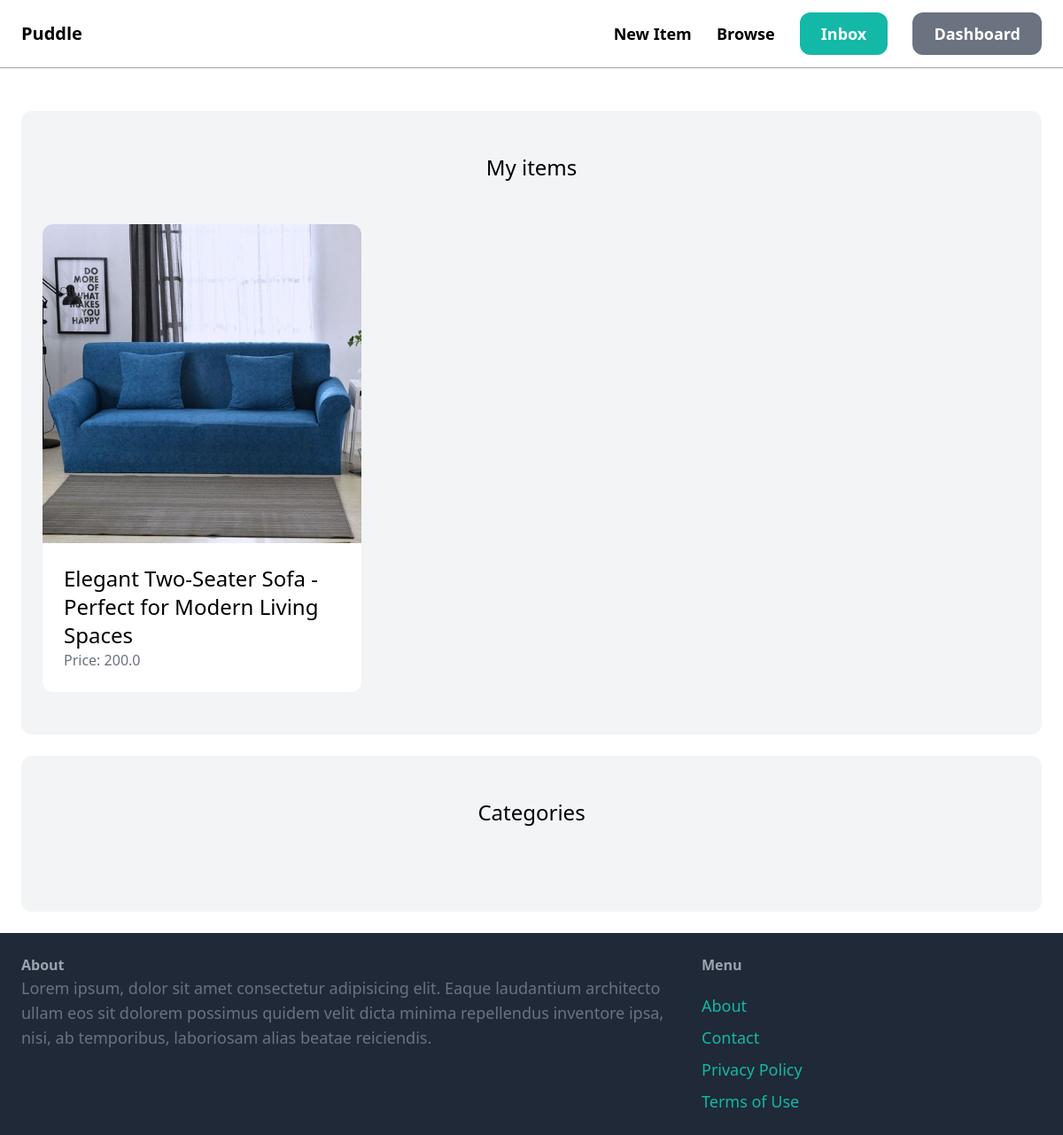
The app's page /dashboard/ (signed in) with its own data.
### item/models.py (models this page shows, shortened)
class Item(models.Model):
    category = models.ForeignKey(Category, related_name='items', on_delete=models.CASCADE)
    name = models.CharField(max_length=255)
    description = models.TextField(blank=True, null=True)
    price = models.FloatField()
    image = models.ImageField(upload_to='item_images', blank=True, null=True)
    is_sold = models.BooleanField(default=False)
    created_by = models.ForeignKey(User, related_name='items', on_delete=models.CASCADE)
    created_at = models.DateTimeField(auto_now_add=True)

### dashboard/views.py (the view)
# urls.py: path('', views.index, name='index'),
@login_required
def index(request):
    items = Item.objects.filter(created_by=request.user)
    return render(request, 'dashboard/index.html', {
        'items': items,
    })

### dashboard/templates/dashboard/index.html (shortened to what this page needs)
{% extends 'core/base.html' %}
{% block content %}
    <div class="mt-6 px-6 py-12 bg-gray-100 rounded-xl">
        <h2 class="mb-12 text-2xl text-center">My items</h2>
        <div class="grid grid-cols-3 gap-3">
            {% for item in items %}
                <div>
                    <a href="{% url 'item:detail' item.id %}">
                        <div>
                            <img src="{{ item.image.url }}" class="rounded-t-xl">
                        </div>
                        <div class="p-6 bg-white rounded-b-xl">
                            <h2 class="text-2xl">{{ item.name }}</h2>
                            <p class="text-gray-500">Price: {{ item.price }}</p>
                        </div>
                    </a>
                </div>
            {% endfor %}
        </div>
    </div>
    <div class="mt-6 px-6 py-12 bg-gray-100 rounded-xl">
        <h2 class="mb-12 text-2xl text-center">Categories</h2>
    </div>
{% endblock %}

### records on screen
Item: image (picture), name "Elegant Two-Seater Sofa - Perfect for Modern Living Spaces", price "200.0"
